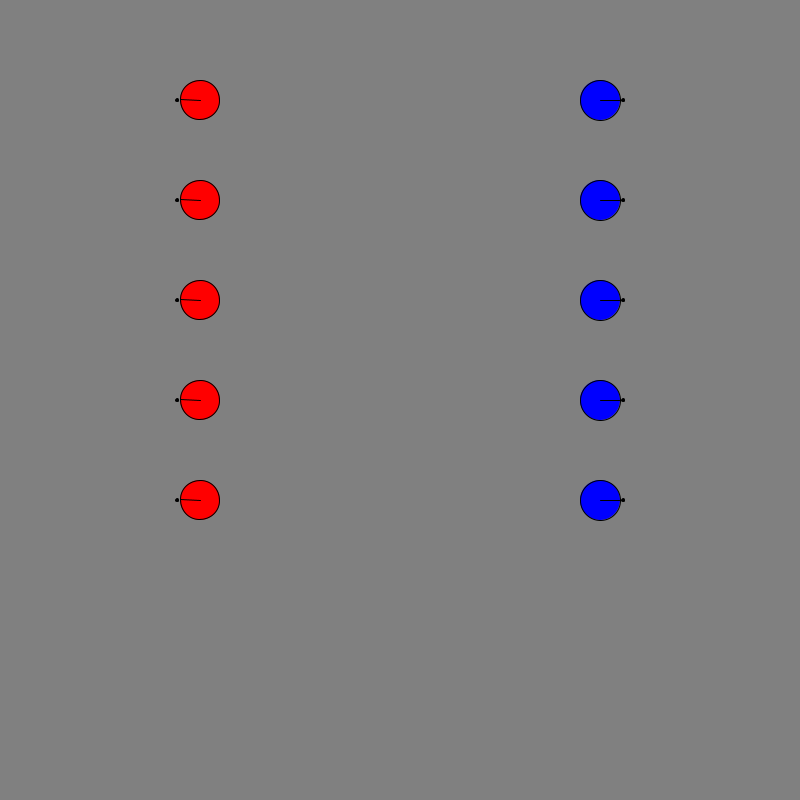
Frame 1 (no input)
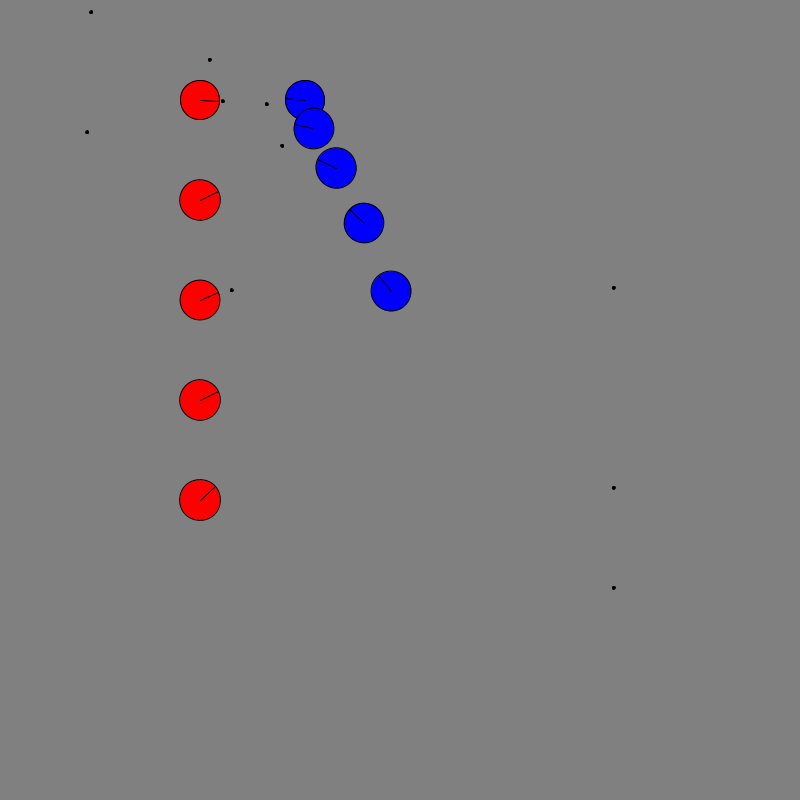
Frame 60 (the mouse pressed at the canvas centre just before this capture)
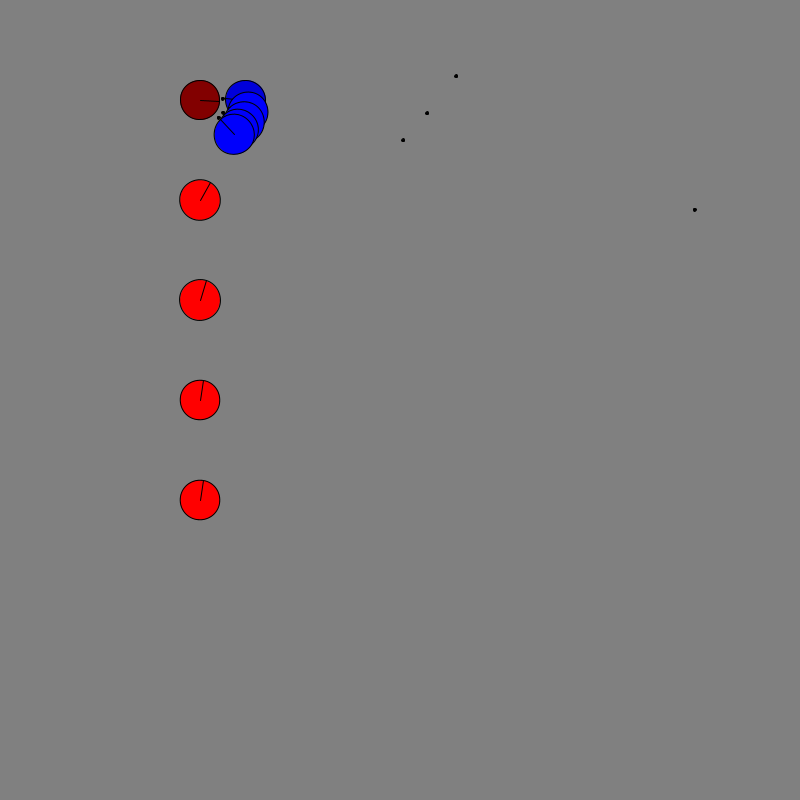
Frame 120 (the mouse held since frame 60 and released just before this capture)

The Processing sketch that drew these frames (run headless with seeded random() and noise(); from frame 60 on, the mouse is pressed at the canvas centre):

// Processing sketch: behavior_tree_main
// ── behavior_tree_main.pde
import java.util.HashMap;

static final float AGENT_RADIUS = 20;
static final int ARENA_SIZE = 800;
static final int TEAM_SIZE = 5;
// Agent max speed
static final float MAX_SPEED = 5;
static final float MAX_ACCEL = 8;
static final float MAX_ROT_SPEED = ((float) Math.PI)/20;
static final float MAX_ROT_ACCEL = ((float) Math.PI)/30;
static final float ALIGN_TARGET_RAD = ((float) Math.PI)/60;
static final float ALIGN_SLOW_RAD = ((float) Math.PI)/15;
static final float ARRIVE_SLOW_RAD = 100;
static final float ARRIVE_STOP_RAD = 50;
static final float BULLET_WIDTH = 3;
static final float BULLET_SPEED = 10;
static final int MAX_HEALTH = 200;

// Return codes for Behavior Tree tasks.
// If you wanted to implement an action that takes several frames,
// you could add a BUSY signal as well as a way to keep track of where
// you are in the tree, picking up again on the next frame.  But this assignment
// doesn't require that.
static final int FAIL = 0;
static final int SUCCESS = 1;

Agent[] redTeam = new Agent[TEAM_SIZE];
Agent[] blueTeam = new Agent[TEAM_SIZE];

void settings() {
  size(ARENA_SIZE, ARENA_SIZE);
}

void setup() {
  // Since there's no object representing a team, each agent will have its own blackboard with which to advertise
  // relevant information to its peers (like its target).  The information could be encoded as strings to be parsed, but
  // to keep things simple, we'll point to actual objects when it makes sense to.
  for (int i = 0; i < TEAM_SIZE; i++) {
    redTeam[i] = new Agent((float)ARENA_SIZE/4, (float)ARENA_SIZE/8 + 100*i, true, (float)PI);
    redTeam[i].blackboard.put("Friends", redTeam);
    redTeam[i].blackboard.put("Enemies", blueTeam);
    redTeam[i].blackboard.put("Agent", redTeam[i]);

    //left branch of red team btree
    //Shoot redShoot = new Shoot(redTeam[i].blackboard);
    
    //right branch of red team btree
    /*Mark redMark = new Mark(redTeam[i].blackboard);
    Align redAlign = new Align(redTeam[i].blackboard);
    Sequence markThenAim = new Sequence(new Task[] {redMark, redAlign});
    
    //red team btree
    Sequence redBtree = new Sequence(new Task[] {redShoot, markThenAim});
    
    redTeam[i].setBTree(redMark);*/
   
    blueTeam[i] = new Agent((float)3*ARENA_SIZE/4, (float)ARENA_SIZE/8 + 100*i, false, 0);
    blueTeam[i].blackboard.put("Enemies", redTeam);
    blueTeam[i].blackboard.put("Friends", blueTeam);
    blueTeam[i].blackboard.put("Agent", blueTeam[i]);
    
    //left branch of blue team btree
    Shoot blueShoot = new Shoot(blueTeam[i].blackboard);
    
    //right branch of blue team btree
    //help or mark branch for blue team
    Help blueHelp = new Help(blueTeam[i].blackboard);
    Mark blueMark = new Mark(blueTeam[i].blackboard);
    //Task loBlueMarkingTasks[] = {blueHelp, blueMark};
    Selector blueMarkingTasks = new Selector(new Task[]{blueHelp, blueMark});

    //arrive then aim branch for blue team
    Align blueAlign = new Align(blueTeam[i].blackboard);
    Arrive blueArrive = new Arrive(blueTeam[i].blackboard);
    //Task loBlueMovementTasks[] = {blueAlign, blueArrive};
    Sequence blueMovementTasks = new Sequence(new Task[]{blueAlign, blueArrive});
    
    //overall right branch for blue team
    //Task loBlueMarkingThenMovement[] = {blueMarkingTasks, blueMovementTasks};
    Sequence blueMarkingThenMovement = new Sequence(new Task[]{blueMarkingTasks, blueMovementTasks});
    
    //blue team btree
    //Task loBlueBtree[] = {blueShoot, blueMarkingThenMovement};
    Selector blueBtree = new Selector(new Task[]{blueShoot, blueMarkingThenMovement});
    
    blueTeam[i].setBTree(blueBtree);
    
    //mark then align
    Align redAlign = new Align(redTeam[i].blackboard);
    Mark redMark = new Mark(redTeam[i].blackboard);
    //Task loRedMarkingTasks[] = {redMark, redAlign};
    Sequence redMarkingTasks = new Sequence(new Task[]{redMark, redAlign});
    
    //shoot or mark and align
    Shoot redShoot = new Shoot(redTeam[i].blackboard);
    //Task loRedBtree[] = {redShoot, redMarkingTasks};
    Selector redBTree = new Selector(new Task[]{redShoot, redMarkingTasks});
    redTeam[i].setBTree(redBTree);
  }
}

void draw() {
  background(128, 128, 128);
  for (int i = 0; i < TEAM_SIZE; i++) {
    redTeam[i].act();
    blueTeam[i].act();
  }
  for (int i = 0; i < TEAM_SIZE; i++) {
    for (int j = 0; j < TEAM_SIZE; j++) {
      if (!redTeam[i].dead) {
        redTeam[i].checkDamage(blueTeam[j]);
      }
      if (!redTeam[i].dead) {
        blueTeam[i].checkDamage(redTeam[j]);
      }
    }
    redTeam[i].draw();
    blueTeam[i].draw();
  }
}

//returns true if there are any currently alive agents in the given array of agents
boolean anyAlive(Agent[] agents){
  for(int i = 0; i < agents.length; i += 1) {
    if(!agents[i].dead) {
      return true; 
    }
  }
  
  return false;
}

//returns true if there are currently any alive marks in the given array of agents
boolean anyAliveMarks(Agent[] agents) {
   for(int i = 0; i < agents.length; i += 1) {
    if(agents[i].blackboard.get("Mark") != null) {
      if(!((Agent)agents[i].blackboard.get("Mark")).dead){
        return true;
      }
    }
  }
  
  return false;
}

// ── Agent.pde
class Agent {
  float x;
  float y;
  boolean redTeam;
  float angle;
  Blackboard blackboard;
  Task btree;
  PVector velocity;
  PVector linear_steering;
  float rotational_steering;
  float rotation;  // "angle velocity"
  boolean dead;
  boolean firing;
  Bullet bullet;
  int health;

  Agent(float x, float y, boolean redTeam, float angle) {
    this.x = x;
    this.y = y;
    this.redTeam = redTeam;
    this.angle = angle;
    this.blackboard = new Blackboard();
    this.velocity = new PVector(0, 0);
    this.linear_steering = new PVector(0, 0);
    this.rotational_steering = 0;
    this.rotation = 0;
    this.dead = false;
    this.firing = false;
    this.bullet = new Bullet();
    this.health = MAX_HEALTH;
  }

  void draw() {
    if (dead) {
      return;
    }
    translate(x, y);
    rotate(angle);
    if (redTeam) {
      fill(255*(health+2)/(MAX_HEALTH+2), 0, 0);
    } else {
      fill(0, 0, 255*(health+2)/(MAX_HEALTH+2));
    }
    ellipse(0, 0, AGENT_RADIUS*2, AGENT_RADIUS*2);
    line(0, 0, AGENT_RADIUS, 0);
    rotate(-angle);
    translate(-x, -y);
  }

  void setBTree(Task btree) {
    this.btree = btree;
  }

  void act() {
    checkDeath();
    if (dead) {
      return;
    }
    linear_steering = new PVector(0, 0);
    rotational_steering = 0;
    btree.execute();
    if (linear_steering.mag() > MAX_ACCEL) {
      linear_steering.setMag(MAX_ACCEL);
    }
    velocity.add(linear_steering);
    if (velocity.mag() > MAX_SPEED) {
      velocity.setMag(MAX_SPEED);
    }
    x += velocity.x;
    y += velocity.y;
    if (Math.abs(rotational_steering) > MAX_ROT_ACCEL) {
      rotational_steering = rotational_steering > 0 ? MAX_ROT_ACCEL : -MAX_ROT_ACCEL;
    }
    if (Math.abs(rotational_steering) > MAX_ROT_SPEED) {
      rotational_steering = Math.copySign(MAX_ROT_SPEED, rotational_steering);
    }
    rotation += rotational_steering;
    angle += rotation;
    if (firing && !bullet.active) {
      PVector firingVector = PVector.fromAngle(angle);
      PVector displacementVector = firingVector.copy().setMag(AGENT_RADIUS+BULLET_WIDTH);
      bullet = new Bullet(x + displacementVector.x, y + displacementVector.y, 
        firingVector);
      bullet.draw();
    } else if (bullet.active) {
      // We'll just do this here
      bullet.update();
      bullet.draw();
    }
  }

  // We will be in charge of damaging ourselves in response to enemy collisions & bullets;
  // same for them
  void checkDamage(Agent target) {
    if (target.dead) {
      return;
    }
    
    // Enemy collision
    if (dist(x, y, target.x, target.y) < AGENT_RADIUS *2) {
      health--;
    }
    
    if (target.bullet.active && dist(x, y, target.bullet.x, target.bullet.y) < AGENT_RADIUS + BULLET_WIDTH/2) {
      health--;
      target.bullet.active = false;
    }
    // Death checked later to avoid unfair advantage to the team checked second
    return;
  }

  void checkDeath() {
    if (health <= 0) {
      dead = true;
    }
  }
}

// ── Bullet.pde
class Bullet {
  boolean active;
  float x;
  float y;
  PVector velocity;

  Bullet() {
    active = false;
    x = 0;
    y = 0;
    velocity = new PVector(0, 0);
  }

  Bullet(float x, float y, PVector direction) {
    active = true;
    this.x = x;
    this.y = y;
    this.velocity = direction.setMag(BULLET_SPEED);
  }

  void draw() {
    if (!active) {
      return;
    }
    fill(0, 0, 0);
    ellipse(x, y, BULLET_WIDTH, BULLET_WIDTH);
  }

  void update() {
    if (!active) {
      return;
    }
    x += velocity.x;
    y += velocity.y;
    if (x < 0 || y < 0 || x > ARENA_SIZE || y > ARENA_SIZE) {
      // offscreen
      active = false;
    }
  }
}

// ── Task.pde
abstract class Task {
  abstract int execute();  // returns FAIL = 0, SUCCESS = 1
  Blackboard blackboard;
  // You can implement an abstract clone() here, or you may not find it necessary
}

class Blackboard {
  HashMap<String, Object> lookup;

  Blackboard() {
    lookup = new HashMap<String, Object>();
  }

  public Object get(String key) {
    return lookup.get(key);
  }

  public void put(String key, Object val) {
    lookup.put(key, val);
  }
}

class Flee extends Task {
  Flee(Blackboard bb) {
    this.blackboard = bb;
  }

  int execute() {
    Agent agent = (Agent) blackboard.get("Agent");
    Agent[] enemies = (Agent[]) blackboard.get("Enemies");

    PVector steering = new PVector(0, 0);
    for (int i = 0; i < enemies.length; i++) {
      // Want a vector that points from the enemy - then don't have to flip it
      PVector displacement = new PVector(agent.x - enemies[i].x, agent.y - enemies[i].y);
      steering.add(displacement);
    }
    if (steering.mag() > MAX_ACCEL) {
      steering.setMag(MAX_ACCEL);
    }
    agent.linear_steering.add(steering);

    return SUCCESS;
  }
}

class Sequence extends Task {
  Task[] tasks;  
  
  Sequence(Task[] tasks){
    this.tasks = tasks; 
  }
  
  int execute() {
    for(Task task : tasks) {
      if(task.execute() == FAIL){
        return FAIL;
      }
    }
    return SUCCESS;
  }  
}

class Selector extends Task {
  Task[] tasks;  
  
  Selector(Task[] tasks){
    this.tasks = tasks; 
  }
  
  int execute() {
    for(Task task : tasks) {
      if(task.execute() == SUCCESS){
        return SUCCESS;
      }
    }
    return FAIL;
  }  
}

class Shoot extends Task {
  Shoot(Blackboard bb) {
    this.blackboard = bb;
  }
  
  int execute() {
    Agent agent = (Agent)blackboard.get("Agent");
    
    if(agent.bullet.active){
      return FAIL;
    }
    else {
      agent.firing = true;
      return SUCCESS;
    }
  }
}

class Mark extends Task {
  Mark(Blackboard bb) {
    this.blackboard = bb;
  }
  
  int execute() {
    Agent[] enemies = (Agent[])this.blackboard.get("Enemies");
    Agent agent = (Agent)blackboard.get("Agent");
    
    //task fails if there are no enemies alive to mark
    if(!anyAlive(enemies)) {
      return FAIL; 
    }
    
    Agent currClosest = enemies[0];
    
    //initialize currClosest w/ a non-dead enemy
    for(int i = 0; i < enemies.length; i += 1) {
       if(!enemies[i].dead){
         currClosest = enemies[i];
       }
    }
    
    for(int i = 0; i < enemies.length; i++){
       Agent currEnemy = enemies[i];
       //if the current enemy is closer than the current closest, and the current enemy is not dead, update the current closest
       if((dist(agent.x, agent.y, currEnemy.x, currEnemy.y) < dist(agent.x, agent.y, currClosest.x, currClosest.y)) && !currEnemy.dead) {
         currClosest = currEnemy; 
       }
    }
    
    this.blackboard.put("Mark", currClosest);
    
    return SUCCESS;
  }
}

class Help extends Task {
  Help(Blackboard bb) {
    this.blackboard = bb; 
  }
  
  int execute() {
    Agent[] allies = (Agent[])this.blackboard.get("Friends");
    Agent agent = (Agent)blackboard.get("Agent");
    
    //task fails if there are no allies alive to help
    if(!anyAlive(allies)) {
      return FAIL; 
    }
    
    //task fails if there are no alive marks among this agent's allies
    if(!anyAliveMarks(allies)){
      return FAIL; 
    }
    
    Agent currClosest = allies[0];
      
    //initialize currClosest w/ a non-dead ally w/ a non-dead mark
    for(int i = 0; i < allies.length; i += 1) {
       if(!allies[i].dead && allies[i].blackboard.get("Mark") != null && !((Agent)allies[i].blackboard.get("Mark")).dead){
         currClosest = allies[i];
       }
    }
      
    for(int i = 0; i < allies.length; i++){
      Agent currAlly = allies[i];
      //if the current ally has a mark, consider it for the closest ally
      if(currAlly.blackboard.get("Mark") != null){
        Agent currMark = (Agent)currAlly.blackboard.get("Mark");
        //if the current enemy is closer than the current closest, and the current enemy is not dead, update the current closest
        if((dist(agent.x, agent.y, currAlly.x, currAlly.y) < dist(agent.x, agent.y, currClosest.x, currClosest.y)) && !currAlly.dead && !currMark.dead) {
          currClosest = currAlly; 
        }
      }
    }
    
    
    //check if the closest 
    this.blackboard.put("Mark", (Agent)currClosest.blackboard.get("Mark"));
      
    return SUCCESS;
  }
}

//based on Align from HW1
class Align extends Task{
  Align(Blackboard bb){
    this.blackboard = bb; 
  }
  
  int execute(){
    if((Agent)this.blackboard.get("Mark") == null) {
      return FAIL; 
    }
    
    Agent agent = (Agent) blackboard.get("Agent");
    Agent mark = (Agent) blackboard.get("Mark");
    
    PVector displacement = new PVector(mark.x - agent.x, mark.y - agent.y);
    float target_angle = displacement.heading();
    float rot_displacement = target_angle - agent.angle;
    
    //map to -pi to pi
    rot_displacement = ((rot_displacement + PI) % (2*PI)) - PI;
     
    if(abs(rot_displacement) <= (ALIGN_TARGET_RAD*2)){
      agent.rotation = 0;
      return SUCCESS;
    }

    float max_speed = MAX_ROT_SPEED;
    
    if(abs(rot_displacement) <= (ALIGN_SLOW_RAD*2)){
       max_speed = ((abs(rot_displacement))/ALIGN_SLOW_RAD)*(MAX_ROT_SPEED);
    }
    
    if(abs(rot_displacement) > max_speed){
      rot_displacement = (rot_displacement)*(max_speed/(abs(rot_displacement))); 
    }
    
    float rot_accel = rot_displacement - agent.rotation;
    
    if(rot_accel > MAX_ROT_ACCEL) {
      rot_accel = (rot_accel)*(MAX_ROT_ACCEL/(abs(rot_accel)));
    }
    
    agent.rotational_steering = rot_accel;
    
    return SUCCESS;
    
  }
}

class Arrive extends Task{
  Arrive(Blackboard bb){
    this.blackboard = bb; 
  }
  
  int execute(){
    if((Agent)this.blackboard.get("Mark") == null) {
      return FAIL; 
    }
    
    Agent agent = (Agent) blackboard.get("Agent");
    Agent mark = (Agent) blackboard.get("Mark");
    
    PVector steering = new PVector(0, 0);
    PVector displacement = new PVector(mark.x - agent.x, mark.y - agent.y);
    
    if(displacement.mag() <= ARRIVE_STOP_RAD){
      agent.velocity = new PVector(0,0);
      return SUCCESS;
    }
    
    float max_speed = MAX_SPEED;
    
    //inside slow radius, scale down speed
    if(displacement.mag() <= ARRIVE_SLOW_RAD){
       max_speed = ((displacement.mag()/ARRIVE_SLOW_RAD)*MAX_SPEED);
    }
    
    if(displacement.mag() > max_speed){
      displacement.setMag(max_speed);
    }
    
    //get acceleration from current velocity to target velocity
    PVector accel = PVector.sub(displacement, agent.velocity);
    
    steering.add(accel);
    if (steering.mag() > MAX_ACCEL) {
      steering.setMag(MAX_ACCEL);
    }
    
    agent.linear_steering.add(steering);

    return SUCCESS;
    
  }
}
